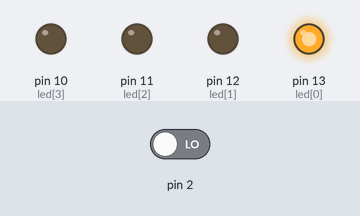
Bench run of a sketch on a simulated Arduino Uno, built with avr-gcc and run on an emulated ATmega328P. Parts: output pins drawn as LEDs (lit = HIGH). The inputs (shaded band) are chosen by the test bench; at power-on: pin 2 LOW.

Above: at 1.2 s.
1.3 s: pin 2 driven HIGH
At 2.3 s:
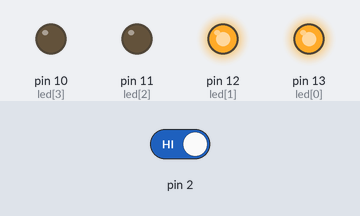
At 5.36 s:
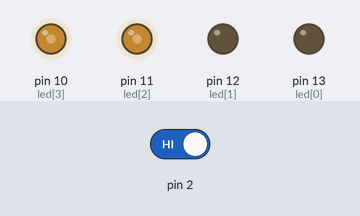
Timing chart, 0 to 13.3 s (numbered marks = the images above; inputs shaded):
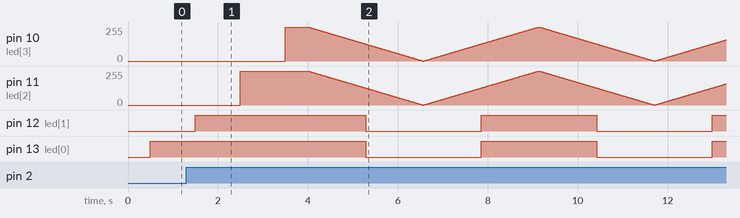

The sketch:

test.ino
```cpp
#include "Arduino.h"
//The setup function is called once at startup of the sketch
int etat = 0;
int led[4]={13,12,11,10};
void setup(){
// Add your initialization code here
	pinMode(led[0], OUTPUT);
	pinMode(led[1], OUTPUT);
	pinMode(led[2], OUTPUT);
	pinMode(led[3], OUTPUT);
	attachInterrupt(digitalPinToInterrupt(2), inverse, RISING);
}

// The loop function is called in an endless loop
void loop(){
//Add your repeated code here
	if (etat == 0) {
		boucle();
	}else {
		cligno();
	}
}
void inverse(){
	etat++;
}

void boucle(){
	for (int var = 0; var <= 3; var++) {
		digitalWrite(led[var], 0);
		delay(500);
		digitalWrite(led[var], 1);
		delay(500);
	}
}
void cligno(){
	for (int var = 255; var >= 0; --var) {
		analogWrite(led[0],var);
		analogWrite(led[1],var);
		analogWrite(led[2],var);
		analogWrite(led[3],var);
		delay(10);
	}
	for (int var = 0; var <= 255; ++var) {
		analogWrite(led[0],var);
		analogWrite(led[1],var);
		analogWrite(led[2],var);
		analogWrite(led[3],var);
		delay(10);
	}
}
```

Measured:
- after the input at 1.3 s, pin 13 (led[0]): alternates HIGH for 2.6 s and LOW for 2.6 s, starting after 4.0 s
